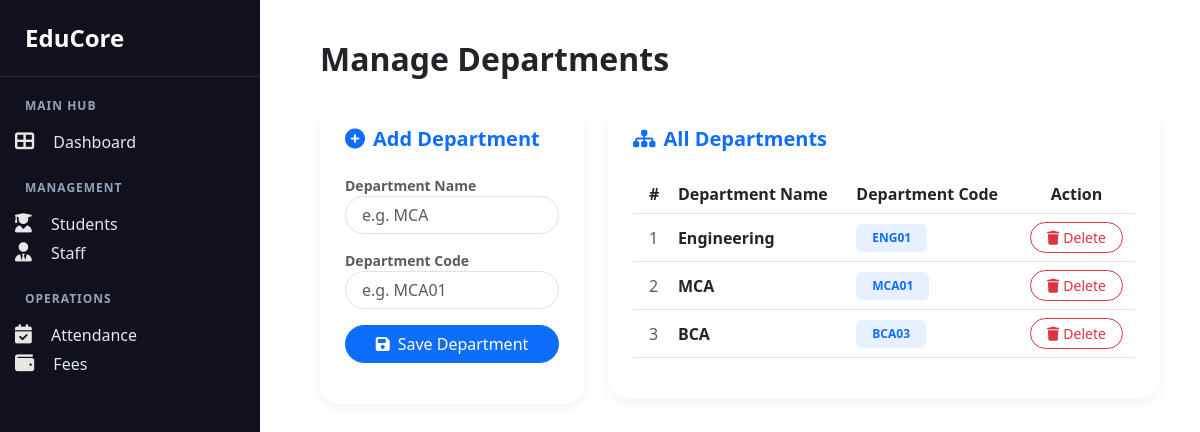
The app's page /dashboard-module/departments/ with its own data.
### dashboard/models.py (models this page shows, shortened)
class Department(models.Model):
    department_name = models.CharField(max_length=100)
    department_code = models.CharField(max_length=20, unique=True)

### dashboard/views.py (the view)
# urls.py: path('departments/', views.manage_departments, name='manage_departments'),
def manage_departments(request):
    departments = Department.objects.all()
    return render(request, 'dashboard/manage_department.html', {'departments': departments})

### college_erp/templates/dashboard/manage_department.html (shortened to what this page needs)
{% include 'sidebar.html' %}
<link href="https://cdn.jsdelivr.net/npm/bootstrap@5.3.0/dist/css/bootstrap.min.css" rel="stylesheet">
<link rel="stylesheet" href="https://cdnjs.cloudflare.com/ajax/libs/font-awesome/6.4.0/css/all.min.css">
<main class="main-content">
    <h2 class="fw-bold text-dark mb-4">Manage Departments</h2>
    <div class="row g-4">
        <div class="col-lg-4">
            <div class="glass-panel">
                <h5 class="fw-bold text-primary mb-4"><i class="fas fa-plus-circle me-2"></i>Add Department</h5>
                <form method="POST" action="{% url 'add_department' %}">
                    <div class="mb-3">
                        <label class="fw-bold text-muted small">Department Name</label>
                        <input type="text" name="dept_name" class="form-control rounded-pill px-3" placeholder="e.g. MCA" required>
                    </div>
                    <div class="mb-3">
                        <label class="fw-bold text-muted small">Department Code</label>
                        <input type="text" name="dept_code" class="form-control rounded-pill px-3" placeholder="e.g. MCA01" required>
                    </div>
                    <button type="submit" class="btn btn-primary rounded-pill w-100">
                        <i class="fas fa-save me-2"></i>Save Department
                    </button>
                </form>
            </div>
        </div>
        <div class="col-lg-8">
            <div class="glass-panel">
                <h5 class="fw-bold text-primary mb-4"><i class="fas fa-sitemap me-2"></i>All Departments</h5>
                <div class="table-responsive">
                    <table class="table align-middle">
                        <thead style="background:#f0f3ff;">
                            <tr>
                                <th class="ps-3">#</th>
                                <th>Department Name</th>
                                <th>Department Code</th>
                                <th class="text-center">Action</th>
                            </tr>
                        </thead>
                        <tbody>
                            {% for dept in departments %}
                            <tr>
                                <td class="ps-3 text-muted">{{ forloop.counter }}</td>
                                <td class="fw-bold text-dark">{{ dept.department_name }}</td>
                                <td><span class="badge bg-primary bg-opacity-10 text-primary px-3 py-2">{{ dept.department_code }}</span></td>
                                <td class="text-center">
                                    <a href="{% url 'delete_department' dept.pk %}"
                                       class="btn btn-sm btn-outline-danger rounded-pill px-3"
                                       onclick="return confirm('Delete {{ dept.department_name }}?')">
                                        <i class="fas fa-trash me-1"></i>Delete
                                    </a>
                                </td>
                            </tr>
                            {% endfor %}
                        </tbody>
                    </table>
                </div>
            </div>
        </div>
    </div>
</main>

### college_erp/templates/dashboard/manage_department.html (style rules this page uses)
.main-content { margin-left: 280px; padding: 40px; }
.glass-panel { background: white; border-radius: 20px; padding: 25px; box-shadow: 0 4px 12px rgba(0,0,0,0.05); margin-bottom: 30px; }

### records on screen
Department: department_name "Engineering", department_code "ENG01"
Department: department_name "MCA", department_code "MCA01"
Department: department_name "BCA", department_code "BCA03"
